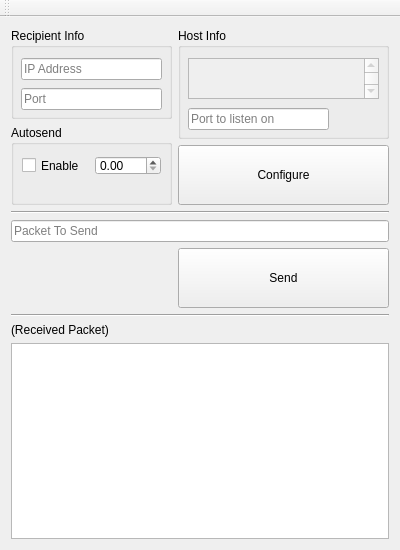
<?xml version="1.0" encoding="UTF-8"?>
<ui version="4.0">
 <class>MainWindow</class>
 <widget class="QMainWindow" name="MainWindow">
  <property name="geometry">
   <rect>
    <x>0</x>
    <y>0</y>
    <width>400</width>
    <height>550</height>
   </rect>
  </property>
  <property name="sizePolicy">
   <sizepolicy hsizetype="Preferred" vsizetype="Preferred">
    <horstretch>0</horstretch>
    <verstretch>0</verstretch>
   </sizepolicy>
  </property>
  <property name="minimumSize">
   <size>
    <width>400</width>
    <height>550</height>
   </size>
  </property>
  <property name="maximumSize">
   <size>
    <width>16777215</width>
    <height>16777215</height>
   </size>
  </property>
  <property name="windowTitle">
   <string>Qt UDP Tool (Networking Test)</string>
  </property>
  <widget class="QWidget" name="centralWidget">
   <layout class="QGridLayout" name="gridLayout">
    <item row="0" column="0">
     <widget class="QGroupBox" name="groupBox">
      <property name="minimumSize">
       <size>
        <width>161</width>
        <height>91</height>
       </size>
      </property>
      <property name="title">
       <string>Recipient Info</string>
      </property>
      <widget class="QLineEdit" name="rxIPLE">
       <property name="geometry">
        <rect>
         <x>10</x>
         <y>30</y>
         <width>141</width>
         <height>22</height>
        </rect>
       </property>
       <property name="sizePolicy">
        <sizepolicy hsizetype="Expanding" vsizetype="Minimum">
         <horstretch>0</horstretch>
         <verstretch>0</verstretch>
        </sizepolicy>
       </property>
       <property name="focusPolicy">
        <enum>Qt::StrongFocus</enum>
       </property>
       <property name="toolTip">
        <string>Leave blank to broadcast</string>
       </property>
       <property name="placeholderText">
        <string>IP Address</string>
       </property>
      </widget>
      <widget class="QLineEdit" name="lePortTX">
       <property name="geometry">
        <rect>
         <x>10</x>
         <y>60</y>
         <width>141</width>
         <height>22</height>
        </rect>
       </property>
       <property name="sizePolicy">
        <sizepolicy hsizetype="Expanding" vsizetype="Minimum">
         <horstretch>0</horstretch>
         <verstretch>0</verstretch>
        </sizepolicy>
       </property>
       <property name="focusPolicy">
        <enum>Qt::StrongFocus</enum>
       </property>
       <property name="toolTip">
        <string>Set port to send to</string>
       </property>
       <property name="text">
        <string/>
       </property>
       <property name="placeholderText">
        <string>Port</string>
       </property>
      </widget>
     </widget>
    </item>
    <item row="0" column="1" rowspan="2">
     <widget class="QGroupBox" name="groupBox_2">
      <property name="minimumSize">
       <size>
        <width>211</width>
        <height>111</height>
       </size>
      </property>
      <property name="title">
       <string>Host Info</string>
      </property>
      <widget class="QListWidget" name="listWidget">
       <property name="enabled">
        <bool>false</bool>
       </property>
       <property name="geometry">
        <rect>
         <x>10</x>
         <y>30</y>
         <width>191</width>
         <height>41</height>
        </rect>
       </property>
       <property name="sizePolicy">
        <sizepolicy hsizetype="Expanding" vsizetype="Minimum">
         <horstretch>0</horstretch>
         <verstretch>0</verstretch>
        </sizepolicy>
       </property>
       <property name="toolTip">
        <string>Host IP Addresses</string>
       </property>
       <property name="verticalScrollBarPolicy">
        <enum>Qt::ScrollBarAlwaysOn</enum>
       </property>
       <property name="alternatingRowColors">
        <bool>false</bool>
       </property>
       <property name="selectionMode">
        <enum>QAbstractItemView::SingleSelection</enum>
       </property>
      </widget>
      <widget class="QLineEdit" name="lePortRX">
       <property name="geometry">
        <rect>
         <x>10</x>
         <y>80</y>
         <width>141</width>
         <height>22</height>
        </rect>
       </property>
       <property name="sizePolicy">
        <sizepolicy hsizetype="Expanding" vsizetype="Minimum">
         <horstretch>0</horstretch>
         <verstretch>0</verstretch>
        </sizepolicy>
       </property>
       <property name="toolTip">
        <string>Port to listen on</string>
       </property>
       <property name="placeholderText">
        <string>Port to listen on</string>
       </property>
      </widget>
     </widget>
    </item>
    <item row="1" column="0" rowspan="2">
     <widget class="QGroupBox" name="groupBox_3">
      <property name="minimumSize">
       <size>
        <width>161</width>
        <height>61</height>
       </size>
      </property>
      <property name="title">
       <string>Autosend</string>
      </property>
      <widget class="QWidget" name="layoutWidget">
       <property name="geometry">
        <rect>
         <x>0</x>
         <y>20</y>
         <width>161</width>
         <height>41</height>
        </rect>
       </property>
       <layout class="QHBoxLayout" name="horizontalLayout">
        <item>
         <widget class="QCheckBox" name="cbEnable">
          <property name="sizePolicy">
           <sizepolicy hsizetype="Minimum" vsizetype="MinimumExpanding">
            <horstretch>0</horstretch>
            <verstretch>0</verstretch>
           </sizepolicy>
          </property>
          <property name="text">
           <string>Enable</string>
          </property>
         </widget>
        </item>
        <item>
         <widget class="QDoubleSpinBox" name="sbTime">
          <property name="sizePolicy">
           <sizepolicy hsizetype="Minimum" vsizetype="MinimumExpanding">
            <horstretch>0</horstretch>
            <verstretch>0</verstretch>
           </sizepolicy>
          </property>
         </widget>
        </item>
       </layout>
      </widget>
     </widget>
    </item>
    <item row="2" column="1">
     <widget class="QPushButton" name="configButton">
      <property name="sizePolicy">
       <sizepolicy hsizetype="Minimum" vsizetype="MinimumExpanding">
        <horstretch>0</horstretch>
        <verstretch>0</verstretch>
       </sizepolicy>
      </property>
      <property name="maximumSize">
       <size>
        <width>16777215</width>
        <height>60</height>
       </size>
      </property>
      <property name="focusPolicy">
       <enum>Qt::StrongFocus</enum>
      </property>
      <property name="toolTip">
       <string>Configure the settings</string>
      </property>
      <property name="text">
       <string>Configure</string>
      </property>
      <property name="shortcut">
       <string>Ctrl+C</string>
      </property>
     </widget>
    </item>
    <item row="3" column="0" colspan="2">
     <widget class="Line" name="line">
      <property name="orientation">
       <enum>Qt::Horizontal</enum>
      </property>
     </widget>
    </item>
    <item row="4" column="0" colspan="2">
     <widget class="QLineEdit" name="packetLE">
      <property name="sizePolicy">
       <sizepolicy hsizetype="Expanding" vsizetype="Minimum">
        <horstretch>0</horstretch>
        <verstretch>0</verstretch>
       </sizepolicy>
      </property>
      <property name="minimumSize">
       <size>
        <width>361</width>
        <height>22</height>
       </size>
      </property>
      <property name="toolTip">
       <string>Type in the packet to send</string>
      </property>
      <property name="placeholderText">
       <string>Packet To Send</string>
      </property>
     </widget>
    </item>
    <item row="5" column="1">
     <widget class="QPushButton" name="sendButton">
      <property name="sizePolicy">
       <sizepolicy hsizetype="Minimum" vsizetype="MinimumExpanding">
        <horstretch>0</horstretch>
        <verstretch>0</verstretch>
       </sizepolicy>
      </property>
      <property name="maximumSize">
       <size>
        <width>16777215</width>
        <height>60</height>
       </size>
      </property>
      <property name="focusPolicy">
       <enum>Qt::StrongFocus</enum>
      </property>
      <property name="toolTip">
       <string>Send the packet!</string>
      </property>
      <property name="text">
       <string>Send</string>
      </property>
      <property name="shortcut">
       <string>Ctrl+S</string>
      </property>
     </widget>
    </item>
    <item row="6" column="0" colspan="2">
     <widget class="Line" name="line_2">
      <property name="orientation">
       <enum>Qt::Horizontal</enum>
      </property>
     </widget>
    </item>
    <item row="7" column="0" colspan="2">
     <widget class="QLabel" name="rxPacketLabel">
      <property name="toolTip">
       <string>Shows received packet</string>
      </property>
      <property name="text">
       <string>(Received Packet)</string>
      </property>
     </widget>
    </item>
    <item row="8" column="0" colspan="2">
     <widget class="QTextEdit" name="teLog">
      <property name="sizePolicy">
       <sizepolicy hsizetype="MinimumExpanding" vsizetype="MinimumExpanding">
        <horstretch>0</horstretch>
        <verstretch>0</verstretch>
       </sizepolicy>
      </property>
      <property name="lineWrapMode">
       <enum>QTextEdit::NoWrap</enum>
      </property>
      <property name="readOnly">
       <bool>true</bool>
      </property>
     </widget>
    </item>
   </layout>
   <zorder>groupBox_2</zorder>
   <zorder>groupBox</zorder>
   <zorder>packetLE</zorder>
   <zorder>configButton</zorder>
   <zorder>sendButton</zorder>
   <zorder>line</zorder>
   <zorder>line_2</zorder>
   <zorder>rxPacketLabel</zorder>
   <zorder>teLog</zorder>
   <zorder>groupBox_3</zorder>
  </widget>
  <widget class="QMenuBar" name="menuBar">
   <property name="geometry">
    <rect>
     <x>0</x>
     <y>0</y>
     <width>400</width>
     <height>22</height>
    </rect>
   </property>
  </widget>
  <widget class="QToolBar" name="mainToolBar">
   <attribute name="toolBarArea">
    <enum>TopToolBarArea</enum>
   </attribute>
   <attribute name="toolBarBreak">
    <bool>false</bool>
   </attribute>
  </widget>
 </widget>
 <layoutdefault spacing="6" margin="11"/>
 <resources/>
 <connections/>
</ui>
